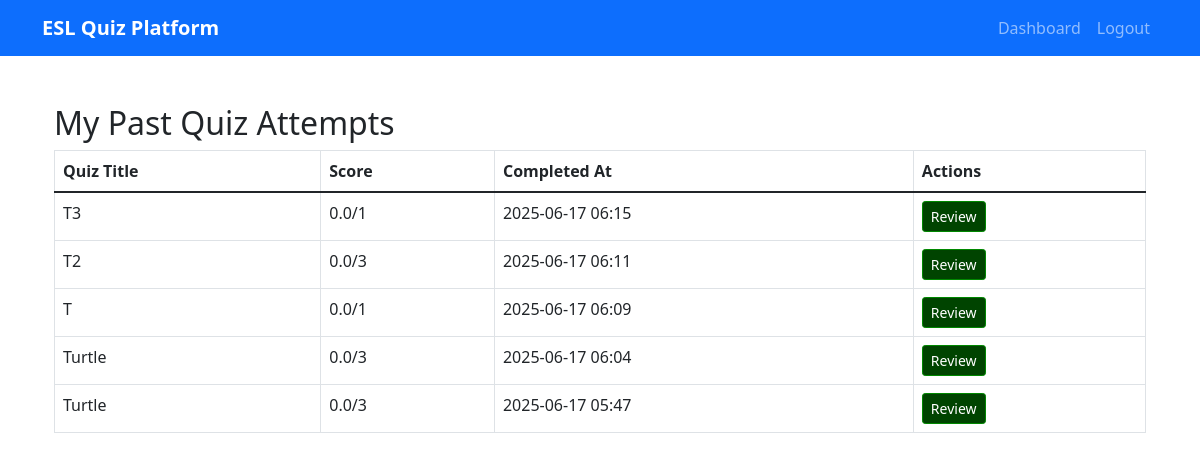
Page /view_attempts (signed in) on the committed database.
### app/models.py (models this page shows, shortened)
class QuizAttempt(db.Model):
    id = db.Column(db.Integer, primary_key=True)
    score = db.Column(db.Float)
    total_questions = db.Column(db.Integer)
    time_started = db.Column(db.DateTime, default=datetime.utcnow)
    time_completed = db.Column(db.DateTime)
    is_completed = db.Column(db.Boolean, default=False)
    student_id = db.Column(db.Integer, db.ForeignKey('user.id'), nullable=False)
    quiz_id = db.Column(db.Integer, db.ForeignKey('quiz.id'), nullable=False)
    answers = db.relationship('StudentAnswer', backref='attempt', lazy='dynamic', cascade='all, delete-orphan')

class Quiz(db.Model):
    id = db.Column(db.Integer, primary_key=True)
    title = db.Column(db.String(200), nullable=False)
    description = db.Column(db.Text)
    quiz_type = db.Column(db.String(50))
    source_content = db.Column(db.Text)
    source_image_path = db.Column(db.String(255))
    source_mime = db.Column(db.String(50))
    difficulty_level = db.Column(db.String(20))
    created_at = db.Column(db.DateTime, default=datetime.utcnow)
    is_active = db.Column(db.Boolean, default=True)
    creator_id = db.Column(db.Integer, db.ForeignKey('user.id'), nullable=False)
    questions = db.relationship('Question', backref='quiz', lazy='dynamic', cascade='all, delete-orphan')
    attempts = db.relationship('QuizAttempt', backref='quiz', lazy='dynamic')
    assignments = db.relationship('QuizAssignment', backref='quiz', lazy='dynamic')

### app/main/routes.py (the view)
@bp.route('/view_attempts')
@login_required
def view_attempts():
    if not current_user.is_student():
        flash("Only students can view their attempts.")
        return redirect(url_for('main.dashboard'))
    attempts = QuizAttempt.query.filter_by(student_id=current_user.id, is_completed=True).order_by(QuizAttempt.time_completed.desc()).all()
    return render_template('main/view_attempts.html', attempts=attempts)

### app/models.py (called while the page is built)
@login.user_loader
def load_user(id):
    return User.query.get(int(id))

    def is_student(self):
        return self.role == 'student'

### app/templates/main/view_attempts.html
{% extends "base.html" %}
{% block content %}
<div class="container mt-5">
    <h2>My Past Quiz Attempts</h2>
    {% if attempts %}
    <table class="table table-bordered">
        <thead>
            <tr>
                <th>Quiz Title</th>
                <th>Score</th>
                <th>Completed At</th>
                <th>Actions</th>
            </tr>
        </thead>
        <tbody>
            {% for attempt in attempts %}
            <tr>
                <td>{{ attempt.quiz.title }}</td>
                <td>{{ attempt.score }}/{{ attempt.total_questions }}</td>
                <td>{{ attempt.time_completed.strftime('%Y-%m-%d %H:%M') if attempt.time_completed else 'N/A' }}</td>
                <td>
                    <a href="{{ url_for('main.review_attempt', attempt_id=attempt.id) }}" class="btn btn-sm btn-primary">Review</a>
                </td>
            </tr>
            {% endfor %}
        </tbody>
    </table>
    {% else %}
    <p>You haven't completed any quizzes yet.</p>
    {% endif %}
</div>
{% endblock %}

### app/static/css/style.css (style rules this page uses)
.btn { background-color: #004400; border-color: #008800; }

### rows in the picture
QuizAttempt: quiz "T3", score "0.0", total_questions "1", time_completed "2025-06-17 06:15"
QuizAttempt: quiz "T2", score "0.0", total_questions "3", time_completed "2025-06-17 06:11"
QuizAttempt: quiz "T", score "0.0", total_questions "1", time_completed "2025-06-17 06:09"
QuizAttempt: quiz "Turtle", score "0.0", total_questions "3", time_completed "2025-06-17 06:04"
QuizAttempt: quiz "Turtle", score "0.0", total_questions "3", time_completed "2025-06-17 05:47"
